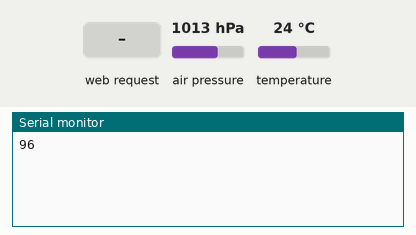
A sketch run on a simulated Arduino Uno, built with avr-gcc and run on an emulated ATmega328P. Parts: the last lines printed to the serial monitor. Wiring (inferred from the names in the program): BME280 sensor at I2C address 0x76. The test bench sets the inputs (shaded band); at power-on: air pressure 1013 hPa, temperature 24 °C.

Above: at 1.2 s.
1.3 s: HTTP request GET /RedValue received
At 2.1 s:
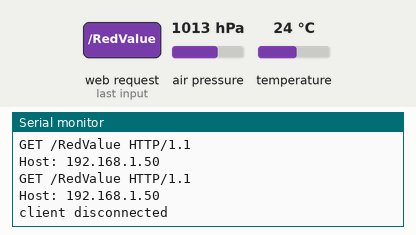
2.8 s: HTTP request GET /GreenValue received
At 2.93 s:
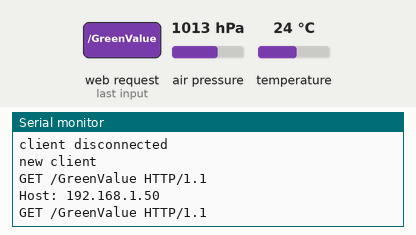
4.4 s: HTTP request GET /BlueValue received
At 4.53 s:
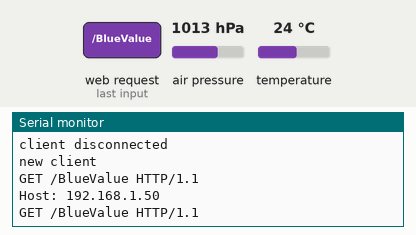

Measured:
- after the input at 1.3 s, the serial monitor: prints a new line at once (image 1)
- after the input at 2.8 s, the serial monitor: prints a new line at once (image 2)
- after the input at 4.4 s, the serial monitor: prints a new line at once (image 3)

The sketch:

Ethernet_Server.ino
```cpp
// Inclusion de toutes les bibliothèques necessaires
#include <SPI.h>
#include <Ethernet.h>
#include <Wire.h>
#include <ChainableLED.h>

/**************************************************************************************************/
/***************************    Configuration capteur BME280    ***********************************/
/**************************************************************************************************/
// Capteur de pression : adressage I2C
// adresse sur le bus I2C du capteur BMP085
#define Sensor_addr 0x76
#define Sensor_id 0xD0
#define Sensor_tmpt_reg 0xFA
#define Sensor_pres_reg 0xF7
#define Sensor_hum_reg 0xFD
#define Sensor_ControlHumid 0xF2
#define Sensor_reg_Control 0xF4

#define BME280_REG_DIG_T1    0x88
#define BME280_REG_DIG_T2    0x8A
#define BME280_REG_DIG_T3    0x8C

#define BME280_REG_DIG_P1    0x8E
#define BME280_REG_DIG_P2    0x90
#define BME280_REG_DIG_P3    0x92
#define BME280_REG_DIG_P4    0x94
#define BME280_REG_DIG_P5    0x96
#define BME280_REG_DIG_P6    0x98
#define BME280_REG_DIG_P7    0x9A
#define BME280_REG_DIG_P8    0x9C
#define BME280_REG_DIG_P9    0x9E

#define BME280_REG_DIG_H1    0xA1
#define BME280_REG_DIG_H2    0xE1
#define BME280_REG_DIG_H3    0xE3
#define BME280_REG_DIG_H4    0xE4
#define BME280_REG_DIG_H5    0xE5
#define BME280_REG_DIG_H6    0xE7

uint16_t dig_T1;
int16_t dig_T2;
int16_t dig_T3;
uint16_t dig_P1;
int16_t dig_P2;
int16_t dig_P3;
int16_t dig_P4;
int16_t dig_P5;
int16_t dig_P6;
int16_t dig_P7;
int16_t dig_P8;
int16_t dig_P9;
uint8_t dig_H1;
int16_t dig_H2;
uint8_t dig_H3;
int16_t dig_H4;
int16_t dig_H5;
int8_t  dig_H6;
int32_t t_fine;

/*************************************************************************/

// Nb leds a brancher
#define NUM_LEDS 1

// Declaration @MAC du shield
byte mac[] = { 0x90, 0xA2, 0xDA, 0x0E, 0xA7, 0x6F };

// @IP fixe
byte ip[] = { 192, 168, 1, 177 };
// Masque sous-reseau
byte subnet[] = { 255, 255, 255, 0 };

// Objet Ethernet serveur avec affectation d'un port d'ecoute
EthernetServer server(80);

// Objet Chainable pour le pilotage de LEDs
ChainableLED led(6, 7, NUM_LEDS);


/*********************************************************************/
// Acquisition de la valeurs des parametres de calibration
void getbme280Calibration()
{
  dig_T1 = BME280Read16LE(BME280_REG_DIG_T1);
  dig_T2 = BME280ReadS16LE(BME280_REG_DIG_T2);
  dig_T3 = BME280ReadS16LE(BME280_REG_DIG_T3);

  dig_P1 = BME280Read16LE(BME280_REG_DIG_P1);
  dig_P2 = BME280ReadS16LE(BME280_REG_DIG_P2);
  dig_P3 = BME280ReadS16LE(BME280_REG_DIG_P3);
  dig_P4 = BME280ReadS16LE(BME280_REG_DIG_P4);
  dig_P5 = BME280ReadS16LE(BME280_REG_DIG_P5);
  dig_P6 = BME280ReadS16LE(BME280_REG_DIG_P6);
  dig_P7 = BME280ReadS16LE(BME280_REG_DIG_P7);
  dig_P8 = BME280ReadS16LE(BME280_REG_DIG_P8);
  dig_P9 = BME280ReadS16LE(BME280_REG_DIG_P9);

  dig_H1 = BME280Read8(BME280_REG_DIG_H1);
  dig_H2 = BME280Read16LE(BME280_REG_DIG_H2);
  dig_H3 = BME280Read8(BME280_REG_DIG_H3);
  dig_H4 = (BME280Read8(BME280_REG_DIG_H4) << 4) | (0x0F & BME280Read8(BME280_REG_DIG_H4 + 1));
  dig_H5 = (BME280Read8(BME280_REG_DIG_H5 + 1) << 4) | (0x0F & BME280Read8(BME280_REG_DIG_H5) >> 4);
  dig_H6 = (int8_t)BME280Read8(BME280_REG_DIG_H6);

  writeRegister(Sensor_ControlHumid, 0x05);  //Choose 16X oversampling
  writeRegister(Sensor_reg_Control, 0xB7);  //Choose 16X oversampling

}

// La valeur retournée est exprimée en 1/10 de °C (valeur entiére) puis convertie en °C (valeur réelle)
float bme280GetTemperature()
{
   float T = (t_fine * 5 + 128) >> 8;

  return T/100;
}

// Retourne la valeur de la pression apres conversion en Pa
float bme280GetPressure(unsigned long up)
{
  return (float)up/256;
}

/*-----------------------------------------------*/
// Calcul de l'altitude par rapport au niveau de la mer
// A faire : compensation du calcul
//PARTIE OPTIONNELLE
float estime_altitude (float pression)
{
  float A = pression/101325;
  float B = 1/5.25588;
  float C = pow(A,B);
  C = 1.0 - C;
  C = C /0.0000225577;
  return C;
}

/*-----------------------------------------------*/
// Lecture d'un octet depuis le capteur BMP085
// à l'adresse 'address'
uint8_t BME280Read8(uint8_t address)
{
 Wire.beginTransmission(Sensor_addr);
 Wire.write(address);
 Wire.endTransmission();

 Wire.requestFrom(Sensor_addr, 1);
 while (Wire.available() < 1);

 return Wire.read();
}

/*-----------------------------------------------*/
// Lecture de 2 octets depuis le capteur BMP085
// Premier octet : adresse 'address' (octet poids fort)
// Second octet : adresse 'address'+1 (octet poids faible)
uint16_t BME280Read16(uint8_t address)
{
  uint8_t msb, lsb;

  Wire.beginTransmission(Sensor_addr);
  Wire.write(address);
  Wire.endTransmission();

  Wire.requestFrom(Sensor_addr, 2);
  while (Wire.available() < 2);
  msb = Wire.read();
  lsb = Wire.read();

  return (uint16_t)msb << 8 | lsb;
}

// Permet de lire le contenu d'un registre
uint16_t BME280Read16LE(uint8_t address) {
  uint16_t data = BME280Read16(address);
  return (data >> 8) | (data << 8);
}

int16_t BME280ReadS16(uint8_t address) {
  return (int16_t)BME280Read16(address);
}

int16_t BME280ReadS16LE(uint8_t address) {
  return (int16_t)BME280Read16LE(address);
}
/*-----------------------------------------------*/
// Lecture de 3 octets depuis le capteur BMP085
uint32_t BME280Read24(uint8_t address) {
  uint32_t value = 0;

  Wire.beginTransmission(Sensor_addr);
  Wire.write(address);
  Wire.endTransmission();

  Wire.requestFrom(Sensor_addr, 3);
  while (Wire.available() < 3);
  value = Wire.read();
  value <<=8;
  value |= Wire.read();
  value <<=8;
  value |= Wire.read();

  return value;
}
/*-----------------------------------------------*/
// Lecture de la valeur non compensée de la température ut
void bme280ReadUT()
{
  int32_t var1, var2;

  int32_t adc_T = BME280Read24(Sensor_tmpt_reg);

  adc_T >>= 4;
  var1 = (((adc_T >> 3) - ((int32_t)(dig_T1 << 1))) *
    ((int32_t)dig_T2)) >> 11;

  var2 = (((((adc_T >> 4) - ((int32_t)dig_T1)) *
    ((adc_T >> 4) - ((int32_t)dig_T1))) >> 12) *
    ((int32_t)dig_T3)) >> 14;

  t_fine = var1 + var2;
}
/*-----------------------------------------------*/
// Lecture de la valeur non compensée de la pression up
long bme280ReadUP()
{
  int64_t var1, var2, p;
  long res;

  int32_t adc_P = BME280Read24(Sensor_pres_reg);
  adc_P >>= 4;

  var1 = ((int64_t)t_fine) - 128000;
  var2 = var1 * var1 * (int64_t)dig_P6;
  var2 = var2 + ((var1*(int64_t)dig_P5)<<17);
  var2 = var2 + (((int64_t)dig_P4)<<35);
  var1 = ((var1 * var1 * (int64_t)dig_P3)>>8) + ((var1 * (int64_t)dig_P2)<<12);
  var1 = (((((int64_t)1)<<47)+var1))*((int64_t)dig_P1)>>33;
  if (var1 == 0)
  {
    return 0; // avoid exception caused by division by zero
  }
  p = 1048576-adc_P;
  p = (((p<<31)-var2)*3125)/var1;
  var1 = (((int64_t)dig_P9) * (p>>13) * (p>>13)) >> 25;
  var2 = (((int64_t)dig_P8) * p) >> 19;
  p = ((p + var1 + var2) >> 8) + (((int64_t)dig_P7)<<4);

  res = (unsigned long)p;

  return res;
}

// Ecriture d'une valeur dans un registre
void writeRegister(uint8_t address, uint8_t val)
{
  Wire.beginTransmission(Sensor_addr); // start transmission to device
  Wire.write(address);       // send register address
  Wire.write(val);         // send value to write
  Wire.endTransmission();     // end transmission
}
/****************************************************************************************************/

void setup() {
  Serial.begin(9600);

  // Initialisation bus serie
  Wire.begin();

   // Initialidation BMP085 : récupérer les paramètres de calibration du capteur
  uint8_t chip_id = 0;
  uint8_t retry = 0;

  // Au bout de 5 tentatives de recherche du BME280 sur le bus I2C
  // On cherche à le contacter grâce à l'adresse de son registre connu
  while ((retry++ < 5) && (chip_id != 0x60)) {
    chip_id = BME280Read8(Sensor_id);
    Serial.println(chip_id);
  }

  getbme280Calibration();

  // On initialise les params reseau de la carte
  //  et on verifie le retour DHCP
  Ethernet.begin(mac, ip, subnet);

  // Initialisation serveur
  server.begin();
}

void loop() {

  // listen for incoming clients
  EthernetClient client = server.available();
  // On verifie si un client est connecte
  if (client) {
    Serial.println("new client");
    // an http request ends with a blank line
    boolean currentLineIsBlank = true;
    String ledvalues = "";

    // Tant qu'un client est connecte, il faut executer une requete
    while (client.connected()) {
      if (client.available()) {
        char c = client.read();
        ledvalues += c;

        // Affichage de la requete sur le moniteur serie de l'IDE
        Serial.print(c);

        // Lecture de la valeur de la temperature dans le registre
        bme280ReadUT();
        // Recuperation de la temperature formatee
        float tmpt = bme280GetTemperature();
        // Recuperation de la pression
        float pression = bme280GetPressure(bme280ReadUP());
        // Estimation de l'altitude en fonction de la pression calculee
        float altitude = estime_altitude(pression);

        // On verifie si la requete precedente retourne une ligne vide
        // Ce qui annonce le debut d'une seconde requete
        if (c == '\n' && currentLineIsBlank) {
          // send a standard http response header
          client.println("HTTP/1.1 200 OK");
          client.println("Content-Type: text/html");
          client.println("Connection: close");  // the connection will be closed after completion of the response
          client.println();
          client.println("<!DOCTYPE HTML>");
          client.println("<html>");

          client.println("<form action=\"\">");
          client.print("Temperature: ");
          // Affichage de la temperature
          client.print(tmpt);
          client.println(" C");
          client.println("<br>");

          client.print("Pression: ");
          // Affichage de la pression en hPa
          client.print(pression/100);
          client.println(" hPa");
          client.println("<br>");

          client.print("Altitude: ");
          // Affichage de la valeur estimee de l'altitude a partir de la pression mesuree
          client.print(altitude);
          client.println(" m");
          client.println("<br>");

          // Partie pour la modification de la luminance de la LED RGB
          client.println("<br>");
          client.println("Reglage LED RGB");
          client.println("<br>");

          client.println("<input type=\"number\" min='0' max='255' value='100' name=\"RedValue\" />");
          client.println("<input type=\"number\" min='0' max='255' value='100' name=\"GreenValue\" />");
          client.println("<input type=\"number\" min='0' max='255' value='100' name=\"BlueValue\" />");

          client.println("<br>");
          client.println("<input type=\"submit\" value=\"Submit\" />");
          client.println("</form>");

          client.println("</html>");

          break;
        }
        if (c == '\n') {
          // you're starting a new line
          currentLineIsBlank = true;
        } else if (c != '\r') {
          // you've gotten a character on the current line
          currentLineIsBlank = false;
        }
      }
    }
    // give the web browser time to receive the data
    delay(1);
    // close the connection:
    client.stop();
    Serial.print(ledvalues);

    // Recuperation des valeurs de couleurs depuis la requete effectuee depuis le client
    int redS = ledvalues.indexOf("RedValue");
    int greenS = ledvalues.indexOf("GreenValue");
    int blueS = ledvalues.indexOf("BlueValue");

    // On teste le retour de la methode valueOf
    if ((redS != -1) && (greenS != -1) && (blueS != -1)) {
      // On se positionne au niveau du caractere apres le '='
      int posR = redS + 9;
      int posG = greenS + 11;
      int posB = blueS + 10;

      // Recuperation d'une string contenant uniquement les infos de couleurs
      String red = ledvalues.substring(posR, greenS-1);
      String green = ledvalues.substring(posG, blueS-1);
      String blue = ledvalues.substring(posB, posB+3);

      // Pilotage LED RGB
      led.setColorRGB(0, red.toInt(), green.toInt(), blue.toInt());
    }

    Serial.println("client disconnected");
  }

}
```
